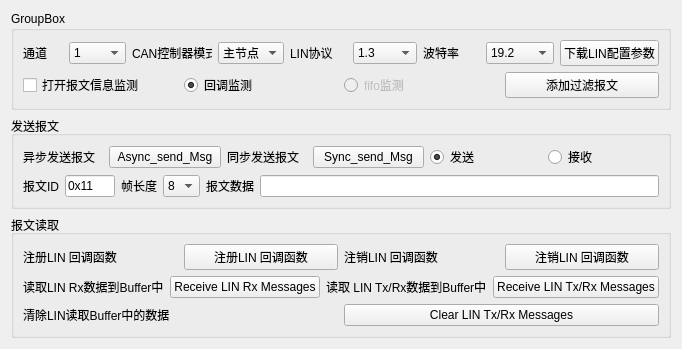
         <widget class="QWidget" name="tab">
          <attribute name="title">
           <string>LIN API</string>
          </attribute>
          <layout class="QHBoxLayout" name="horizontalLayout_31">
           <item>
            <layout class="QVBoxLayout" name="verticalLayout_14">
             <item>
              <widget class="QGroupBox" name="groupBox_8">
               <property name="title">
                <string>GroupBox</string>
               </property>
               <layout class="QHBoxLayout" name="horizontalLayout_32">
                <item>
                 <layout class="QVBoxLayout" name="verticalLayout_15">
                  <item>
                   <layout class="QHBoxLayout" name="horizontalLayout_15">
                    <item>
                     <widget class="QLabel" name="label_29">
                      <property name="maximumSize">
                       <size>
                        <width>40</width>
                        <height>16777215</height>
                       </size>
                      </property>
                      <property name="text">
                       <string>通道</string>
                      </property>
                     </widget>
                    </item>
                    <item>
                     <widget class="QComboBox" name="cbb_LINchannelList">
                      <item>
                       <property name="text">
                        <string>1</string>
                       </property>
                      </item>
                      <item>
                       <property name="text">
                        <string>2</string>
                       </property>
                      </item>
                      <item>
                       <property name="text">
                        <string>3</string>
                       </property>
                      </item>
                      <item>
                       <property name="text">
                        <string>4</string>
                       </property>
                      </item>
                      <item>
                       <property name="text">
                        <string>5</string>
                       </property>
                      </item>
                      <item>
                       <property name="text">
                        <string>6</string>
                       </property>
                      </item>
                      <item>
                       <property name="text">
                        <string>7</string>
                       </property>
                      </item>
                      <item>
                       <property name="text">
                        <string>8</string>
                       </property>
                      </item>
                      <item>
                       <property name="text">
                        <string>9</string>
                       </property>
                      </item>
                      <item>
                       <property name="text">
                        <string>10</string>
                       </property>
                      </item>
                      <item>
                       <property name="text">
                        <string>11</string>
                       </property>
                      </item>
                      <item>
                       <property name="text">
                        <string>12</string>
                       </property>
                      </item>
                      <item>
                       <property name="text">
                        <string>13</string>
                       </property>
                      </item>
                      <item>
                       <property name="text">
                        <string>14</string>
                       </property>
                      </item>
                      <item>
                       <property name="text">
                        <string>15</string>
                       </property>
                      </item>
                      <item>
                       <property name="text">
                        <string>16</string>
                       </property>
                      </item>
                      <item>
                       <property name="text">
                        <string>17</string>
                       </property>
                      </item>
                      <item>
                       <property name="text">
                        <string>18</string>
                       </property>
                      </item>
                     </widget>
                    </item>
                    <item>
                     <widget class="QLabel" name="label_32">
                      <property name="maximumSize">
                       <size>
                        <width>80</width>
                        <height>16777215</height>
                       </size>
                      </property>
                      <property name="text">
                       <string>CAN控制器模式</string>
                      </property>
                     </widget>
                    </item>
                    <item>
                     <widget class="QComboBox" name="cbb_linType">
                      <item>
                       <property name="text">
                        <string>主节点</string>
                       </property>
                      </item>
                      <item>
                       <property name="text">
                        <string>从节点</string>
                       </property>
                      </item>
                     </widget>
                    </item>
                    <item>
                     <widget class="QLabel" name="label_31">
                      <property name="maximumSize">
                       <size>
                        <width>60</width>
                        <height>16777215</height>
                       </size>
                      </property>
                      <property name="text">
                       <string>LIN协议</string>
                      </property>
                     </widget>
                    </item>
                    <item>
                     <widget class="QComboBox" name="cbb_linP">
                      <property name="currentIndex">
                       <number>0</number>
                      </property>
                      <item>
                       <property name="text">
                        <string>1.3</string>
                       </property>
                      </item>
                      <item>
                       <property name="text">
                        <string>2.0</string>
                       </property>
                      </item>
                      <item>
                       <property name="text">
                        <string>2.1</string>
                       </property>
                      </item>
                      <item>
                       <property name="text">
                        <string>J2602</string>
                       </property>
                      </item>
                     </widget>
                    </item>
                    <item>
                     <widget class="QLabel" name="label_30">
                      <property name="maximumSize">
                       <size>
                        <width>60</width>
                        <height>16777215</height>
                       </size>
                      </property>
                      <property name="text">
                       <string>波特率</string>
                      </property>
                     </widget>
                    </item>
                    <item>
                     <widget class="QComboBox" name="cbb_linBtv">
                      <property name="enabled">
                       <bool>true</bool>
                      </property>
                      <property name="currentIndex">
                       <number>3</number>
                      </property>
                      <item>
                       <property name="text">
                        <string>4.8</string>
                       </property>
                      </item>
                      <item>
                       <property name="text">
                        <string>9.6</string>
                       </property>
                      </item>
                      <item>
                       <property name="text">
                        <string>10.417</string>
                       </property>
                      </item>
                      <item>
                       <property name="text">
                        <string>19.2</string>
                       </property>
                      </item>
                     </widget>
                    </item>
                    <item>
                     <widget class="QPushButton" name="btn_downloadLIN">
                      <property name="text">
                       <string>下载LIN配置参数</string>
                      </property>
                     </widget>
                    </item>
                   </layout>
                  </item>
                  <item>
                   <layout class="QHBoxLayout" name="horizontalLayout_30">
                    <item>
                     <widget class="QCheckBox" name="cb_LINMsgShow">
                      <property name="text">
                       <string>打开报文信息监测</string>
                      </property>
                     </widget>
                    </item>
                    <item>
                     <widget class="QRadioButton" name="rb_CallBack_2">
                      <property name="tabletTracking">
                       <bool>false</bool>
                      </property>
                      <property name="text">
                       <string>回调监测</string>
                      </property>
                      <property name="checked">
                       <bool>true</bool>
                      </property>
                     </widget>
                    </item>
                    <item>
                     <widget class="QRadioButton" name="rb_tsFifo_2">
                      <property name="enabled">
                       <bool>false</bool>
                      </property>
                      <property name="text">
                       <string>fifo监测</string>
                      </property>
                     </widget>
                    </item>
                    <item>
                     <widget class="QPushButton" name="btn_addFilter_2">
                      <property name="text">
                       <string>添加过滤报文</string>
                      </property>
                     </widget>
                    </item>
                   </layout>
                  </item>
                 </layout>
                </item>
               </layout>
              </widget>
             </item>
             <item>
              <widget class="QGroupBox" name="groupBox_6">
               <property name="title">
                <string>发送报文</string>
               </property>
               <layout class="QVBoxLayout" name="verticalLayout_12">
                <item>
                 <layout class="QHBoxLayout" name="horizontalLayout_29">
                  <item>
                   <layout class="QHBoxLayout" name="horizontalLayout_18">
                    <item>
                     <widget class="QLabel" name="label_33">
                      <property name="maximumSize">
                       <size>
                        <width>80</width>
                        <height>16777215</height>
                       </size>
                      </property>
                      <property name="text">
                       <string>异步发送报文</string>
                      </property>
                     </widget>
                    </item>
                    <item>
                     <widget class="QPushButton" name="btn_asyncSendLINMsg">
                      <property name="text">
                       <string>Async_send_Msg</string>
                      </property>
                     </widget>
                    </item>
                    <item>
                     <widget class="QLabel" name="label_34">
                      <property name="maximumSize">
                       <size>
                        <width>80</width>
                        <height>16777215</height>
                       </size>
                      </property>
                      <property name="text">
                       <string>同步发送报文</string>
                      </property>
                     </widget>
                    </item>
                    <item>
                     <widget class="QPushButton" name="btn_SyncSendLINMsg">
                      <property name="text">
                       <string>Sync_send_Msg</string>
                      </property>
                     </widget>
                    </item>
                    <item>
                     <widget class="QRadioButton" name="rb_LINSend">
                      <property name="text">
                       <string>发送</string>
                      </property>
                      <property name="checked">
                       <bool>true</bool>
                      </property>
                     </widget>
                    </item>
                    <item>
                     <widget class="QRadioButton" name="rb_LINsendRecv">
                      <property name="text">
                       <string>接收</string>
                      </property>
                     </widget>
                    </item>
                   </layout>
                  </item>
                 </layout>
                </item>
                <item>
                 <layout class="QHBoxLayout" name="horizontalLayout_34">
                  <item>
                   <widget class="QLabel" name="label_38">
                    <property name="text">
                     <string>报文ID</string>
                    </property>
                   </widget>
                  </item>
                  <item>
                   <widget class="QLineEdit" name="tb_linId">
                    <property name="maximumSize">
                     <size>
                      <width>50</width>
                      <height>16777215</height>
                     </size>
                    </property>
                    <property name="text">
                     <string>0x11</string>
                    </property>
                   </widget>
                  </item>
                  <item>
                   <widget class="QLabel" name="label_39">
                    <property name="text">
                     <string>帧长度</string>
                    </property>
                   </widget>
                  </item>
                  <item>
                   <widget class="QComboBox" name="cbb_linDLC">
                    <property name="currentIndex">
                     <number>8</number>
                    </property>
                    <item>
                     <property name="text">
                      <string>0</string>
                     </property>
                    </item>
                    <item>
                     <property name="text">
                      <string>1</string>
                     </property>
                    </item>
                    <item>
                     <property name="text">
                      <string>2</string>
                     </property>
                    </item>
                    <item>
                     <property name="text">
                      <string>3</string>
                     </property>
                    </item>
                    <item>
                     <property name="text">
                      <string>4</string>
                     </property>
                    </item>
                    <item>
                     <property name="text">
                      <string>5</string>
                     </property>
                    </item>
                    <item>
                     <property name="text">
                      <string>6</string>
                     </property>
                    </item>
                    <item>
                     <property name="text">
                      <string>7</string>
                     </property>
                    </item>
                    <item>
                     <property name="text">
                      <string>8</string>
                     </property>
                    </item>
                   </widget>
                  </item>
                  <item>
                   <widget class="QLabel" name="label_40">
                    <property name="text">
                     <string>报文数据</string>
                    </property>
                   </widget>
                  </item>
                  <item>
                   <widget class="QLineEdit" name="tb_LINMsgData"/>
                  </item>
                 </layout>
                </item>
               </layout>
              </widget>
             </item>
             <item>
              <widget class="QGroupBox" name="groupBox_7">
               <property name="title">
                <string>报文读取</string>
               </property>
               <layout class="QHBoxLayout" name="horizontalLayout_36">
                <item>
                 <layout class="QVBoxLayout" name="verticalLayout_13">
                  <item>
                   <layout class="QHBoxLayout" name="horizontalLayout_38">
                    <item>
                     <widget class="QLabel" name="label_43">
                      <property name="text">
                       <string>注册LIN 回调函数</string>
                      </property>
                     </widget>
                    </item>
                    <item>
                     <widget class="QPushButton" name="btn_regLINCallBack">
                      <property name="text">
                       <string>注册LIN 回调函数</string>
                      </property>
                     </widget>
                    </item>
                    <item>
                     <widget class="QLabel" name="label_44">
                      <property name="text">
                       <string>注销LIN 回调函数</string>
                      </property>
                     </widget>
                    </item>
                    <item>
                     <widget class="QPushButton" name="btn_unregLINCallBack">
                      <property name="text">
                       <string>注销LIN 回调函数</string>
                      </property>
                     </widget>
                    </item>
                   </layout>
                  </item>
                  <item>
                   <layout class="QHBoxLayout" name="horizontalLayout_39">
                    <item>
                     <widget class="QLabel" name="label_45">
                      <property name="text">
                       <string>读取LIN Rx数据到Buffer中</string>
                      </property>
                     </widget>
                    </item>
                    <item>
                     <widget class="QPushButton" name="btn_FifoRecvLINRxMsg">
                      <property name="enabled">
                       <bool>true</bool>
                      </property>
                      <property name="text">
                       <string>Receive LIN Rx Messages</string>
                      </property>
                     </widget>
                    </item>
                    <item>
                     <widget class="QLabel" name="label_46">
                      <property name="text">
                       <string>读取 LIN Tx/Rx数据到Buffer中</string>
                      </property>
                     </widget>
                    </item>
                    <item>
                     <widget class="QPushButton" name="btn_FifoRecvLINMsg">
                      <property name="enabled">
                       <bool>true</bool>
                      </property>
                      <property name="text">
                       <string>Receive LIN Tx/Rx Messages</string>
                      </property>
                     </widget>
                    </item>
                   </layout>
                  </item>
                  <item>
                   <layout class="QHBoxLayout" name="horizontalLayout_40"/>
                  </item>
                  <item>
                   <layout class="QHBoxLayout" name="horizontalLayout_41">
                    <item>
                     <widget class="QLabel" name="label_49">
                      <property name="text">
                       <string>清除LIN读取Buffer中的数据</string>
                      </property>
                     </widget>
                    </item>
                    <item>
                     <widget class="QPushButton" name="btn_FifoClearLINMsg">
                      <property name="text">
                       <string>Clear LIN Tx/Rx Messages</string>
                      </property>
                     </widget>
                    </item>
                   </layout>
                  </item>
                 </layout>
                </item>
               </layout>
              </widget>
             </item>
            </layout>
           </item>
          </layout>
         </widget>
